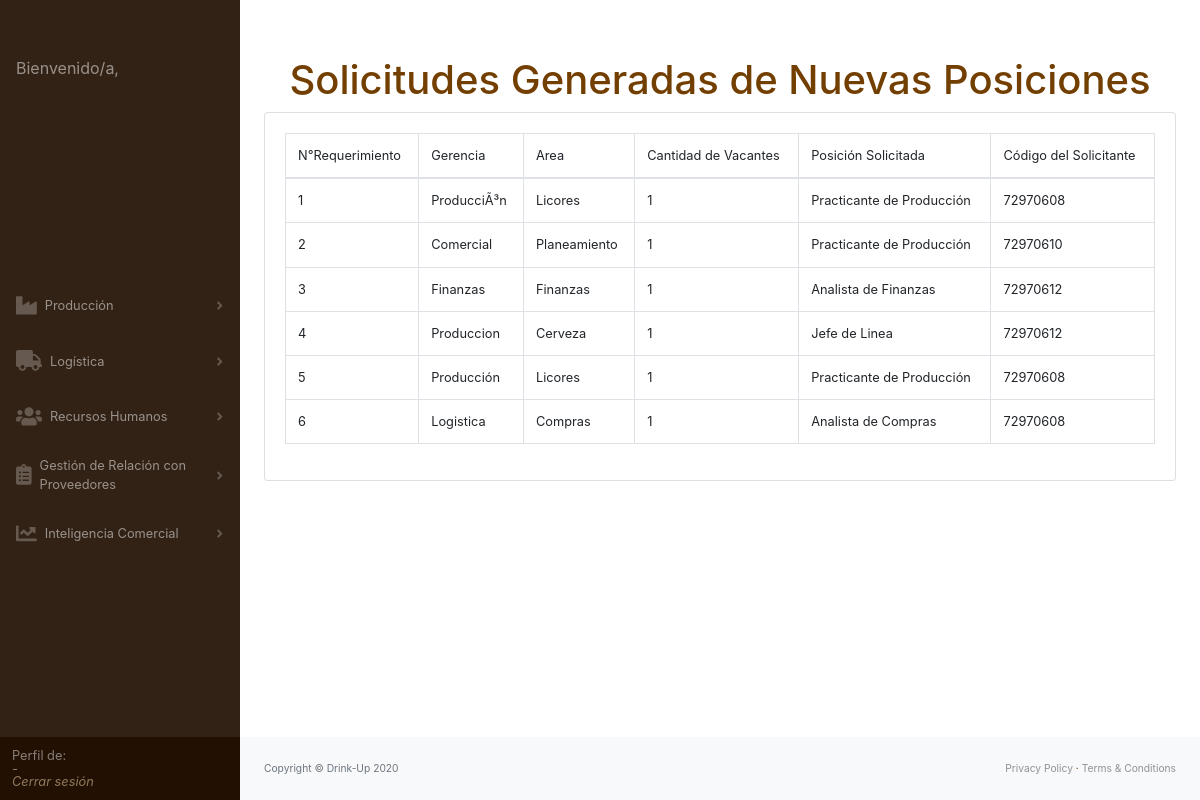
The app's page /rrhhVSNP.php with its own data.
### tables this page shows
CREATE TABLE `rrhhsolnp` (
  `idsolinp` int(11) NOT NULL,
  `nomGerencia` varchar(50) NOT NULL,
  `nomArea` varchar(50) NOT NULL,
  `cantVacantes` int(11) NOT NULL,
  `nomPuesto` varchar(50) NOT NULL,
  `idPersonal` int(11) NOT NULL
);

### rrhhVSNP.php (the view, shortened to what this page needs)
<!DOCTYPE html>
<html lang="en">
<head>
    <link rel="stylesheet" href="css/styles.css">
    <link href="https://cdn.datatables.net/1.10.20/css/dataTables.bootstrap4.min.css" rel="stylesheet" />
</head>
<body class="sb-nav-fixed">
    <div id="layoutSidenav">
        <?php include("lateralBar.php") ?>
        <div id="layoutSidenav_content">
            <main>
                <div class="container-fluid">
                    <center>
                        <h1>Solicitudes Generadas de Nuevas Posiciones</h1>
                        <div class="card mb-4">
                            <div class="card-body">
                                <div class="table-responsive">
                                    <?php
                                        $conexion = mysqli_connect("localhost","root","","bd_erp");
                                        $sentencia = "SELECT * FROM rrhhsolnp;";
                                        $resultado = mysqli_query($conexion,$sentencia);
                                        $numFilas = mysqli_num_rows($resultado);
                                        echo "<table class='table table-bordered' id='dataTable' width='100%' cellspacing='0'>";
                                        echo "<thead>";
                                        echo "<tr>";
                                        echo "<td>N°Requerimiento</td>";
                                        echo "<td>Gerencia</td>";
                                        echo "<td>Area</td>";
                                        echo "<td>Cantidad de Vacantes</td>";
                                        echo "<td>Posición Solicitada</td>";
                                        echo "<td>Código del Solicitante</td>";
										echo "</tr>";
                                        echo "</thead>";
                                        echo "<tbody>";
                                        $i = 1;
                                        while ($i <= $numFilas){
                                            $registro = mysqli_fetch_row($resultado);
                                            echo "<tr>";
                                            echo "<td>",$registro[0],"</td>";
                                            echo "<td>",$registro[1],"</td>";
                                            echo "<td>",$registro[2],"</td>";
                                            echo "<td>",$registro[3],"</td>";
                                            echo "<td>",$registro[4],"</td>";
                                            echo "<td>",$registro[5],"</td>";
											echo "</tr>";
                                            $i = $i + 1;
                                        }
                                        echo "</tbody>";
                                        echo "</table>";
                                    ?>
                                </div>
                            </div>
                        </div>
                    </center>
                </div>
            </main>
            <footer class="py-4 bg-light mt-auto">
                <div class="container-fluid">
                    <div class="d-flex align-items-center justify-content-between small">
                        <div class="text-muted">Copyright &copy; Drink-Up 2020</div>
                        <div>
                            <a href="#">Privacy Policy</a>
                            &middot;
                            <a href="#">Terms &amp; Conditions</a>
                        </div>
                    </div>
                </div>
            </footer>
        </div>
</body>
</html>

### records on screen
rrhhsolnp: idsolinp "1", nomGerencia "ProducciÃ³n", nomArea "Licores", cantVacantes "1", nomPuesto "Practicante de Producción", idPersonal "72970608"
rrhhsolnp: idsolinp "2", nomGerencia "Comercial", nomArea "Planeamiento", cantVacantes "1", nomPuesto "Practicante de Producción", idPersonal "72970610"
rrhhsolnp: idsolinp "3", nomGerencia "Finanzas", nomArea "Finanzas", cantVacantes "1", nomPuesto "Analista de Finanzas", idPersonal "72970612"
rrhhsolnp: idsolinp "4", nomGerencia "Produccion", nomArea "Cerveza", cantVacantes "1", nomPuesto "Jefe de Linea", idPersonal "72970612"
rrhhsolnp: idsolinp "5", nomGerencia "Producción", nomArea "Licores", cantVacantes "1", nomPuesto "Practicante de Producción", idPersonal "72970608"
rrhhsolnp: idsolinp "6", nomGerencia "Logistica", nomArea "Compras", cantVacantes "1", nomPuesto "Analista de Compras", idPersonal "72970608"
